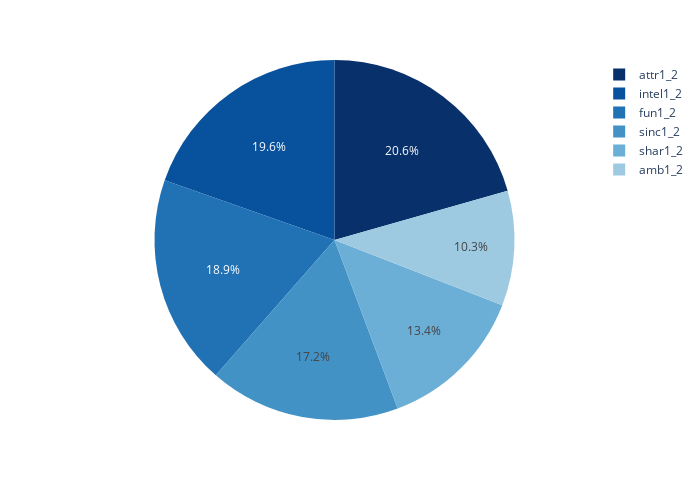

The notebook cell this image was saved under:
### Markdown cell above
## Data visualisation

### Code cell
fig = px.pie(df_attributes, names=attributes_col, values=df_attributes.median(), 
             color_discrete_sequence=color_palette,width=700,height=500)

fig.show()

### Figure 1 — Plotly figure (JSON) as saved in the notebook; plotly's stock layout.template omitted (floating-point values rounded to 4 significant figures)
{"data": [{"domain": {"x": [0, 1], "y": [0, 1]}, "hovertemplate": "label=%{label}<br>value=%{value}<extra></extra>", "labels": ["attr1_2", "sinc1_2", "intel1_2", "fun1_2", "amb1_2", "shar1_2"], "legendgroup": "", "name": "", "showlegend": true, "type": "pie", "values": [20, 16.67, 19.05, 18.37, 10, 13]}], "layout": {"height": 500, "legend": {"tracegroupgap": 0}, "margin": {"t": 60}, "piecolorway": ["rgb(8,48,107)", "rgb(8,81,156)", "rgb(33,113,181)", "rgb(66,146,198)", "rgb(107,174,214)", "rgb(158,202,225)", "rgb(198,219,239)", "rgb(222,235,247)", "rgb(247,251,255)"], "width": 700}}
